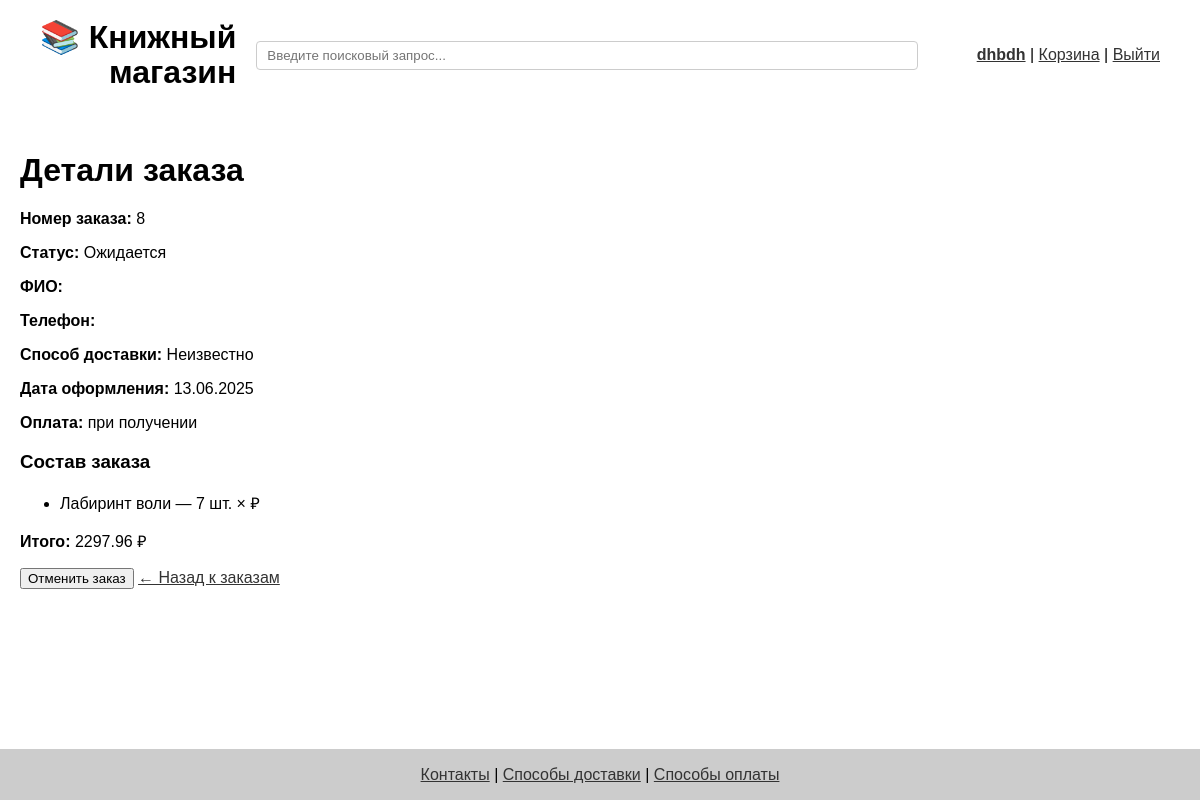
Page /orders/8 (signed in) on the earlier database version.
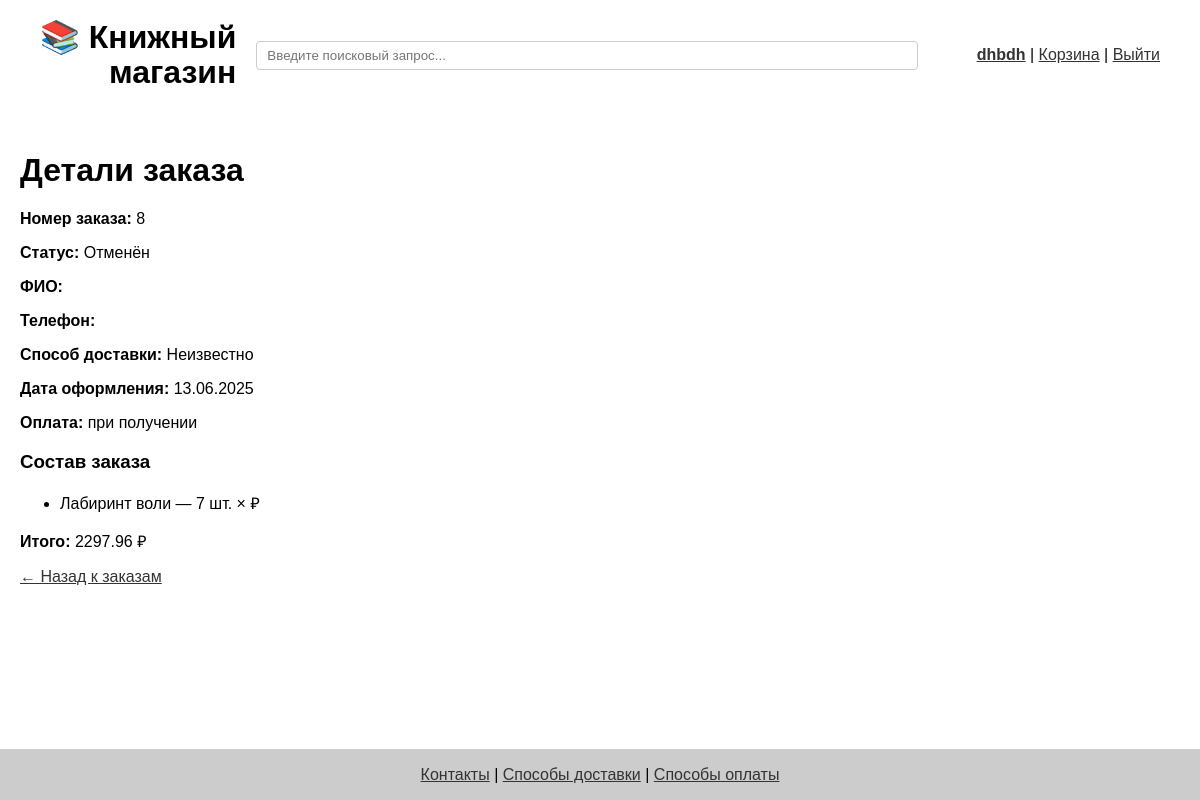
Same page on the later database version.
### app/models.py (models this page shows)
class Order(db.Model):
    id = db.Column(db.Integer, primary_key=True)
    user_id = db.Column(db.Integer, db.ForeignKey('user.id'), nullable=False)
    date = db.Column(db.DateTime, default=datetime.utcnow)
    total_price = db.Column(db.Float, nullable=False)
    status = db.Column(db.String(50), default="Ожидается")
    items = db.relationship('OrderItem', backref='order', lazy=True)

### app/routes.py (the view)
@app.route('/orders/<int:order_id>')
@login_required
def order_details(order_id):
    order = Order.query.get_or_404(order_id)
    if order.user_id != current_user.id:
        abort(403)  # доступ запрещён
    return render_template('order_details.html', order=order)

### app/__init__.py (called while the page is built)
@login_manager.user_loader
def load_user(user_id):
    return User.query.get(int(user_id))

### app/routes.py (called while the page is built)
@app.template_filter('delivery_label')
def delivery_label(method):
    return {
        'courier': 'Доставка курьером',
        'postman': 'Почта',
        'store': 'Самовывоз'
    }.get(method, 'Неизвестно')

@app.context_processor
def inject_genres():
    return dict(genres=[g[0] for g in db.session.query(Book.genre).distinct() if g[0]])

### app/templates/order_details.html (shortened to what this page needs)
{% extends 'base.html' %}
{% block content %}
<h1>Детали заказа</h1>
<p><strong>Номер заказа:</strong> {{ order.id }}</p>
<p><strong>Статус:</strong> {{ order.status }}</p>
<p><strong>ФИО:</strong> {{ order.name }}</p>
<p><strong>Телефон:</strong> {{ order.phone }}</p>
<p><strong>Способ доставки:</strong> {{ order.delivery_method|delivery_label }}</p>
<p><strong>Дата оформления:</strong> {{ order.date.strftime('%d.%m.%Y') }}</p>
<p><strong>Оплата:</strong> при получении</p>
<h3>Состав заказа</h3>
<ul>
    {% for item in order.items %}
        <li>{{ item.book_title }} — {{ item.quantity }} шт. × {{ item.price }} ₽</li>
    {% endfor %}
</ul>
<p><strong>Итого:</strong> {{ "%.2f"|format(order.total_price) }} ₽</p>
{% if order.status == 'Ожидается' %}
<button onclick="showCancelConfirmation()">Отменить заказ</button>
{% endif %}
<a href="{{ url_for('orders') }}">← Назад к заказам</a>
{% endblock %}

Differences in the rows shown:
changed Order id 8: status "Ожидается" → "Отменён"
Other differences:
text no longer shown: "Отменить заказ"
